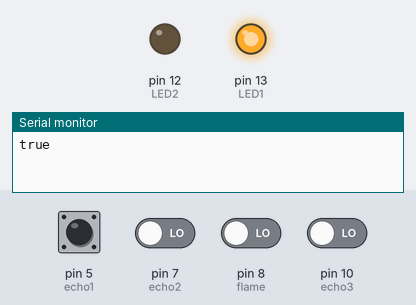
Recording of a sketch running on a simulated Arduino Uno, built with avr-gcc and run on an emulated ATmega328P. Parts: output pins drawn as LEDs (lit = HIGH), the last lines printed to the serial monitor. The test bench sets the inputs (shaded band); at power-on: pin 5 (echo1), pin 7 (echo2), pin 8 (flame), pin 10 (echo3) LOW.

Above: at 1.2 s.
1.3 s: pin 8 (flame) driven HIGH
At 3.2 s:
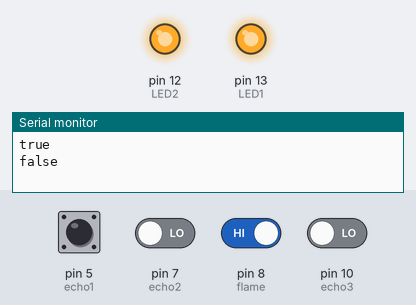
3.5 s: pin 5 (echo1) pulsed HIGH 2 times (0.12 s each, 0.3 s apart)
At 3.9 s:
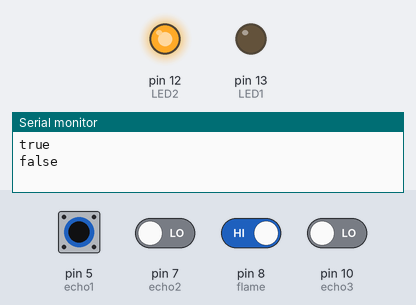
Timing chart, 0 to 8.2 s (numbered marks = the images above; inputs shaded):
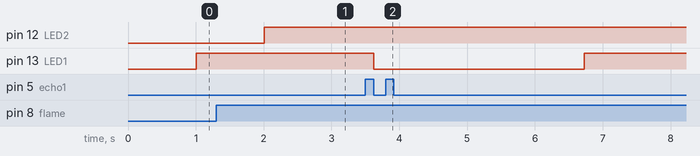

The sketch:

BluetoothSensor.ino
```cpp
#include <SoftwareSerial.h>
SoftwareSerial HC05(2,3);
#define LED1  13
#define LED2  12
#define LED3  11
#define trig1 4
#define echo1 5
#define trig2 6
#define echo2 7
#define flame 8
#define trig3 9
#define echo3 10

int state = 0;
void setup() {
  // put your setup code here, to run once:
   HC05.begin(9600);
   Serial.begin(9600);
   //pinMode(flame,INPUT);
   pinMode(LED1,OUTPUT);
   pinMode(LED2,OUTPUT);

}

void loop() {
  long duration1, distance1;
  long duration2, distance2;
  long duration3, distance3;
    state = digitalRead(flame);

    Serial.print('\n');
    if(state != 0){
        Serial.print('\n');
        Serial.print("false");
        Serial.print('\n');
        HC05.write("false");
        HC05.write('\n');
      }
   else{
      Serial.print('\n');
      Serial.print("true");
      Serial.print('\n');HC05.write("true");
      HC05.write('\n');
      }

    digitalWrite(trig1, LOW);        //Trig 핀 Low
    delayMicroseconds(2);            //2us 유지
    digitalWrite(trig1, HIGH);    //Trig 핀 High
    delayMicroseconds(10);            //10us 유지
    digitalWrite(trig1, LOW);        //Trig 핀 Low

    //Echo 핀으로 들어오는 펄스의 시간 측정
    duration1 = pulseIn(echo1, HIGH);
    distance1 = duration1 / 29 / 2;
    //Serial.print("DIS1 : ");
    // Serial.print(distance1);
    //Serial.print("cm");
    //Serial.println();

    if(distance1>30){
      digitalWrite(LED1,LOW);

      }
    else{
      digitalWrite(LED1,HIGH);
      }

    digitalWrite(trig2, LOW);        //Trig 핀 Low
    delayMicroseconds(2);            //2us 유지
    digitalWrite(trig2, HIGH);    //Trig 핀 High
    delayMicroseconds(10);            //10us 유지
    digitalWrite(trig2, LOW);        //Trig 핀 Low


    duration2 = pulseIn(echo2, HIGH);
    distance2 = duration2 / 29 / 2;
    /*
    Serial.print("DIS2 : ");
    Serial.print(distance2);
    Serial.print("cm");
    Serial.println();
*/
    if(distance2>30){
       digitalWrite(LED2,LOW);
      }
    else{

       digitalWrite(LED2,HIGH);
      }

       digitalWrite(trig3, LOW);        //Trig 핀 Low
    delayMicroseconds(2);            //2us 유지
    digitalWrite(trig3, HIGH);    //Trig 핀 High
    delayMicroseconds(10);            //10us 유지
    digitalWrite(trig3, LOW);        //Trig 핀 Low

    //Echo 핀으로 들어오는 펄스의 시간 측정
    duration3 = pulseIn(echo3, HIGH);
    distance3 = duration3 / 29 / 2;
    //Serial.print("DIS1 : ");
    // Serial.print(distance1);
    //Serial.print("cm");
    //Serial.println();

    if(distance3>30){
      digitalWrite(LED3,LOW);

      }
    else{
      digitalWrite(LED3,HIGH);
      }
      delay(100);

}
```

Measured:
- after the input at 3.5 s, pin 13 (LED1): HIGH → LOW after 0.12 s, → HIGH 3.1 s later
